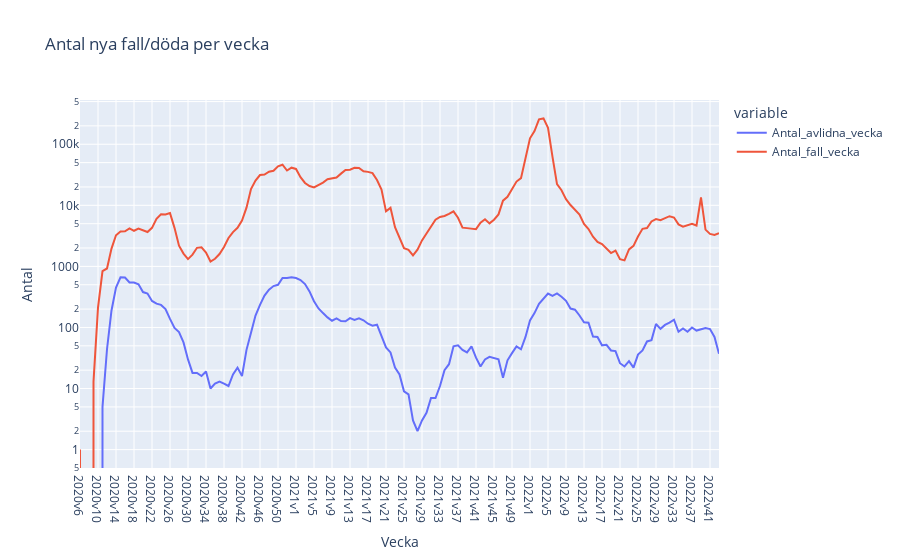

The cell this chart's notebook holds for it:
### Code cell
# got tips from classmates to use a log scale so that the correlation between graphs was visible
fig = px.line(df, x = "vecka", y = ["Antal_avlidna_vecka","Antal_fall_vecka"], title= "Antal nya fall/döda per vecka", log_y=True)
fig.update_xaxes(title_text = "Vecka")
fig.update_yaxes(title_text = "Antal")
fig.show()
fig.write_html("Visualiseringar/Antal_fall_och_döda_per_vecka.html")

### Figure 1 — Plotly figure (JSON) as saved in the notebook; plotly's stock layout.template omitted (floating-point values rounded to 4 significant figures; data arrays with more than 128 entries replaced by an {"elided": "..."} marker saying what was removed)
{"data": [{"hovertemplate": "variable=Antal_avlidna_vecka<br>vecka=%{x}<br>value=%{y}<extra></extra>", "legendgroup": "Antal_avlidna_vecka", "line": {"color": "#636efa", "dash": "solid"}, "marker": {"symbol": "circle"}, "mode": "lines", "name": "Antal_avlidna_vecka", "orientation": "v", "showlegend": true, "type": "scatter", "x": {"elided": "143 str values"}, "xaxis": "x", "y": {"elided": "143 int values"}, "yaxis": "y"}, {"hovertemplate": "variable=Antal_fall_vecka<br>vecka=%{x}<br>value=%{y}<extra></extra>", "legendgroup": "Antal_fall_vecka", "line": {"color": "#EF553B", "dash": "solid"}, "marker": {"symbol": "circle"}, "mode": "lines", "name": "Antal_fall_vecka", "orientation": "v", "showlegend": true, "type": "scatter", "x": {"elided": "143 str values"}, "xaxis": "x", "y": {"elided": "143 int values"}, "yaxis": "y"}], "layout": {"legend": {"title": {"text": "variable"}, "tracegroupgap": 0}, "title": {"text": "Antal nya fall/döda per vecka"}, "xaxis": {"anchor": "y", "domain": [0, 1], "title": {"text": "Vecka"}}, "yaxis": {"anchor": "x", "domain": [0, 1], "title": {"text": "Antal"}, "type": "log"}}}
